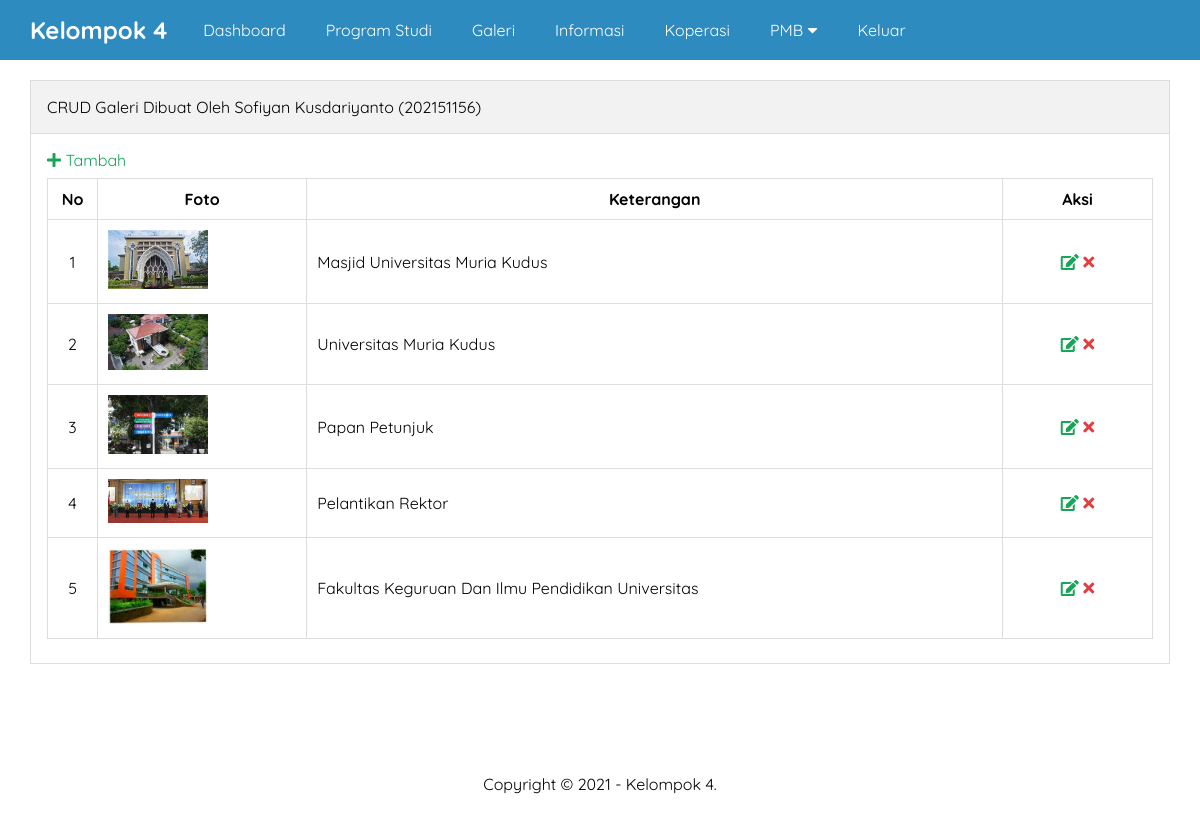
The page /admin/galeri.php on the database its author committed.
### tables this page shows
CREATE TABLE `galeri` (
  `id` int(11) NOT NULL,
  `foto` varchar(50) NOT NULL,
  `keterangan` varchar(50) NOT NULL,
  `created_at` timestamp NOT NULL DEFAULT current_timestamp(),
  `updated_at` datetime DEFAULT NULL
);

### admin/galeri.php (the view, shortened to what this page needs)
<?php include 'header.php' ?>
		<div class="content">
			<div class="container">
				<div class="box">
					<div class="box-header">
						CRUD Galeri Dibuat Oleh Sofiyan Kusdariyanto (202151156)
					</div>
					<div class="box-body">
						<a href="tambah-galeri.php" class="text-green"><i class="fa fa-plus"></i>  Tambah</a>
						<table class="table">
							<thead>
								<tr>
									<th>No</th>
									<th>Foto</th>
									<th>Keterangan</th>
									<th>Aksi</th>
								</tr>
							</thead>
							<tbody>
								<?php
								$no = 1;
									$where = " WHERE 1=1 ";
									$galeri = mysqli_query($conn, "SELECT * FROM galeri $where ORDER BY id DESC");
									if(mysqli_num_rows($galeri) > 0){
										while($p = mysqli_fetch_array($galeri)){
								?>
								<tr>
									<td><?= $no++ ?></td>
									<td><img src="../uploads/galeri/<?= $p['foto'] ?>" width="100px"></td>
									<td><?= $p['keterangan'] ?></td>
									<td>
										<a href="edit-galeri.php?id=<?= $p['id'] ?>" title="Edit Data" class="text-green"><i class="fa fa-edit"></i></a>
										<a href="hapus.php?idgaleri=<?= $p['id'] ?>" onclick="return confirm('Yakin ingin hapus ?')" title="Hapus Data" class="text-red"><i class="fa fa-times"></i></a>
									</td>
								</tr>
							<?php }}else{ ?>
								<tr>
									<td colspan="4">Data tidak ada</td>
								</tr>
							<?php } ?>
							</tbody>
						</table>
					</div>
				</div>
			</div>
		</div>
<?php include 'footer.php' ?>

### assets/css/style.css (style rules this page uses)
* { margin:0; padding:0; font-family: 'Quicksand', sans-serif; box-sizing: border-box; }
a { text-decoration: none; }
.container { width: 1140px; margin:0 auto; }
.container::after { content: ""; display: block; clear: both; }
.bg-light { background-color: #fff; }
.box { border:1px solid #ddd; background-color: #fff; }
.box-header { padding:16px; border-bottom:1px solid #ddd; background-color: #f2f2f2; }
.box-body { padding:16px; }
.table { width:100%; border-collapse: collapse; border:1px solid #ddd; }
.content { padding:80px 0 30px 0; }
.table { width:100%; border-collapse: collapse; margin:8px 0; }
.table th, .table td { border:1px solid #ddd; padding:10px; }
.table td:first-child { width:50px; text-align: center; }
.table td:last-child { width:150px; text-align: center; }
.text-red { color: #E43D40; }
.text-green { color: #18A558; }

### rows shown on the page
galeri: foto (picture), keterangan "Masjid Universitas Muria Kudus"
galeri: foto (picture), keterangan "Universitas Muria Kudus"
galeri: foto (picture), keterangan "Papan Petunjuk"
galeri: foto (picture), keterangan "Pelantikan Rektor"
galeri: foto (picture), keterangan "Fakultas Keguruan Dan Ilmu Pendidikan Universitas"
